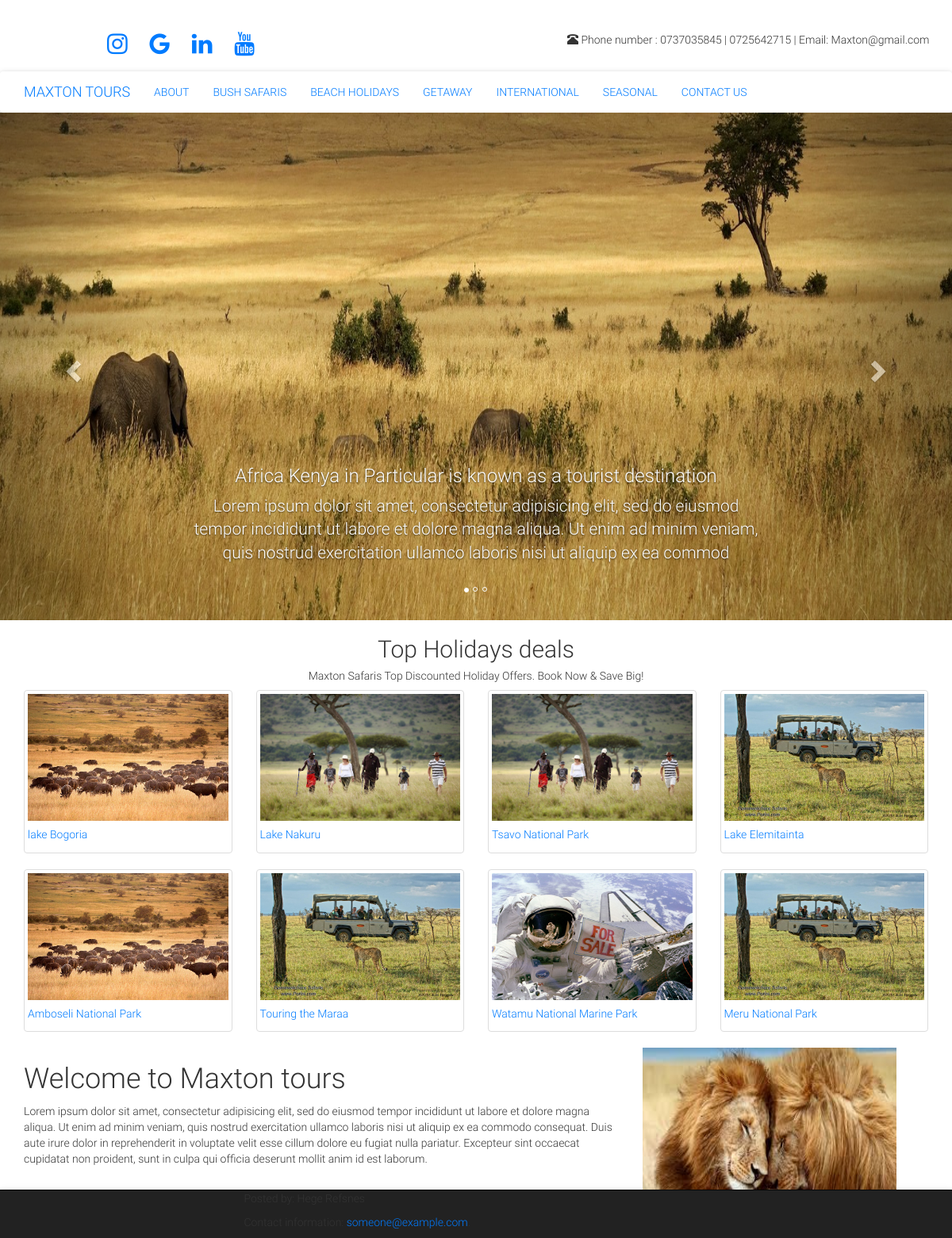
The page /home on the database its author committed.
### flaskblog2/models.py (models this page shows, shortened)
class Post(db.Model):
	id = db.Column(db.Integer, primary_key=True)
	title = db.Column(db.String(100), nullable=False)
	content = db.Column(db.Text,nullable=False)
	date_posted = db.Column(db.DateTime(100),nullable=False, default=datetime.utcnow)
	post_image = db.Column(db.String(20), unique=False,nullable=True, default="default.jpg")
	user_id = db.Column(db.Integer, db.ForeignKey('user.id'), nullable=False)

### flaskblog2/routes.py (the view)
@app.route('/')
@app.route('/home')
def home():
	posts = Post.query.all()
	return render_template('home.html', posts=posts, title='Home  page',home_title='Welcome to home tours', content='Welcome to our site get the experience that you have never had')

### flaskblog2/templates/home.html (shortened to what this page needs)
{% extends "layout.html" %}
{% block page_content %}
<div id="myCarousel" class="carousel slide" data-ride="carousel">
  <ol class="carousel-indicators">
    <li data-target="#myCarousel" data-slide-to="0" class="active"></li>
    <li data-target="#myCarousel" data-slide-to="1"></li>
    <li data-target="#myCarousel" data-slide-to="2"></li>
  </ol>
  <div class="carousel-inner" style="padding-top:0px">
    <div class="item active">
      <img src="{{url_for('static',filename='images/bg_images/wild6.jpg')}}" style="width:100%; height: 80vh" alt="New York" >
      <div class="carousel-caption">
        <h3>Africa Kenya in Particular is known as a tourist destination</h3>
          <p class="lead">Lorem ipsum dolor sit amet, consectetur adipisicing elit, sed do eiusmod
        tempor incididunt ut labore et dolore magna aliqua. Ut enim ad minim veniam,
        quis nostrud exercitation ullamco laboris nisi ut aliquip ex ea commod</p>
      </div>
    </div>
  </div>
  <a class="left carousel-control" href="#myCarousel" data-slide="prev">
    <span class="glyphicon glyphicon-chevron-left"></span>
  </a>
  <a class="right carousel-control" href="#myCarousel" data-slide="next">
    <span class="glyphicon glyphicon-chevron-right"></span>
  </a>
</div>
<div class="container">
   <center>
     <h2>Top Holidays deals</h2>
   <h5>Maxton Safaris Top Discounted Holiday Offers. Book Now & Save Big!</h5>
   </center>
	<div class="row">
		{% for post in posts %}
			<div class="col-xm-4 col-sm-4 col-md-3 col-lg-3" >
				<div class="thumbnail">
					<a href="{{url_for('post_detail', post_id=post.id)}}">
						<img src="{{post.post_image}}" class="img-responsive account-img" style="width:100%; height: 20vh">
						<h5 class="center">{{post.title}}</h3>
					</a>
				</div>
			</div>
		{% endfor %}
	</div>
</div>
<div class="container">
  <div class="row">
    <div class="col-md-8 col-lg-8">
      <h1>Welcome to Maxton tours</h1>
        <p>Lorem ipsum dolor sit amet, consectetur adipisicing elit, sed do eiusmod
        tempor incididunt ut labore et dolore magna aliqua. Ut enim ad minim veniam,
        quis nostrud exercitation ullamco laboris nisi ut aliquip ex ea commodo
        consequat. Duis aute irure dolor in reprehenderit in voluptate velit esse
        cillum dolore eu fugiat nulla pariatur. Excepteur sint occaecat cupidatat non
        proident, sunt in culpa qui officia deserunt mollit anim id est laborum.</p>
    </div>
    <div class="col-md-4 col-lg-4">
      <img src="{{url_for('static',filename='images/bg_images/download.jpeg')}}" style="width:40vh; height: 30vh">
    </div>
  </div>
</div>
{% endblock page_content %}

### flaskblog2/templates/layout.html (shortened to what this page needs)
{% extends "bootstrap/base.html" %}
{% block styles %}
	{{super()}}
	<link rel="stylesheet" type="text/css" href="{{url_for('static', filename='MDB-Free_4.7.6/css/mdb.css')}}">
	<link rel="stylesheet" href="https://cdnjs.cloudflare.com/ajax/libs/font-awesome/4.7.0/css/font-awesome.min.css">
	<link rel="stylesheet" type="text/css" href="{{url_for('static', filename='css/styles.css')}}">
{% endblock styles%}
{% block navbar %}
<div class="container-fluid" id="top_navbar">
	<div class="row">
		<div class="top_nav" style="padding-top:20px">
			<div class="col-md-6 col-lg-6 col-md-offset-1 col-lg-offset-1" style="padding-top: 0px">
				<a href="#" class="fa fa-instagram"></a>
				<a href="#" class="fa fa-google"></a>
				<a href="#" class="fa fa-linkedin"></a>
				<a href="#" class="fa fa-youtube"></a>
			</div>
			<div class="col-md-5 col-lg-5" style="padding-top: 20px"><span class="glyphicon glyphicon-phone-alt"></span> Phone number : 0737035845  |  0725642715  |  Email: Maxton@gmail.com</div>
		</div>
	</div>
</div>
<div id="main_nav"class="navbar navbar-defa" role="navigation" style="margin-bottom:0px;">
	<div class="container">
		<div class="navbar-header">
			<a class="navbar-brand" href="/">MAXTON TOURS</a>
		</div>
		<div class="navbar-collapse collapse">
			<ul class="nav navbar-nav">
				<li><a href="/about">ABOUT</a></li>
				<li><a href="#">BUSH SAFARIS</a></li>
				<li><a href="/">BEACH HOLIDAYS</a></li>
				<li><a href="/">GETAWAY</a></li>
				<li><a href="/">INTERNATIONAL</a></li>
				<li><a href="/">SEASONAL</a></li>
				<li><a href="/">CONTACT US</a></li>
			</ul>
		</div>
	</div>
</div>
{% endblock navbar %}
{% block content %}
{% block page_content %}
{% endblock page_content %}
{% block footer %}
	<div class="container">
		<div class="navbar navbar-inverse navbar-fixed-bottom" >
			<div class="row">
				<div class="col-md-6 col-lg-6 col-md-offset-3 col-lg-offset-3">
					<p>Posted by: Hege Refsnes</p>
				  	<p>Contact information: <a href="mailto:someone@example.com">
				  someone@example.com</a>.</p>
				</div>
			</div>
		</div>
	</div>
{% endblock footer %}
{% endblock content %}

### flaskblog2/static/css/styles.css (style rules this page uses)
.fa { padding: 20px; font-size: 30px; width: 50px; text-align: center; text-decoration: none; }

### rows shown on the page
Post: post_image (picture), title "lake Bogoria"
Post: post_image (picture), title "Lake Nakuru"
Post: post_image (picture), title "Tsavo National Park"
Post: post_image (picture), title "Lake Elemitainta"
Post: post_image (picture), title "Amboseli National Park"
Post: post_image (picture), title "Touring the Maraa"
Post: post_image (picture), title "Watamu National Marine Park"
Post: post_image (picture), title "Meru National Park"
